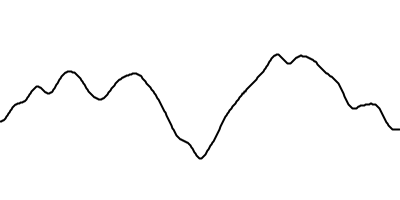
Frame 1 (no input)
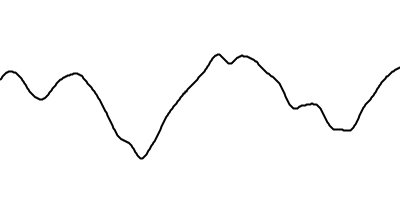
Frame 60 (the mouse pressed at the canvas centre just before this capture)
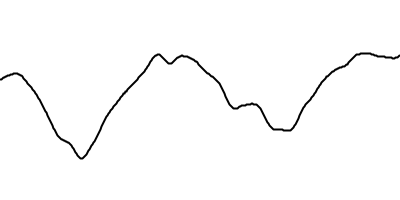
Frame 120 (the mouse held since frame 60 and released just before this capture)

The Processing sketch that drew these frames (run headless with seeded random() and noise(); from frame 60 on, the mouse is pressed at the canvas centre):

// Processing sketch: sketch_8_Noise1DGraph
// ── sketch_8_Noise1DGraph.pde


// TIME
float t = 0.0;

void setup() {
  size(400,200);
  smooth();
}


void draw() {
  background(255);
  float xoff = t;
  noFill();
  stroke(0);
  strokeWeight(2);
  beginShape();
  for (int i = 0; i < width; i++) {
    float y = noise(xoff)*height;
    xoff += 0.01;
    vertex(i,y);
  }
  endShape();
  t+= 0.01;
}
